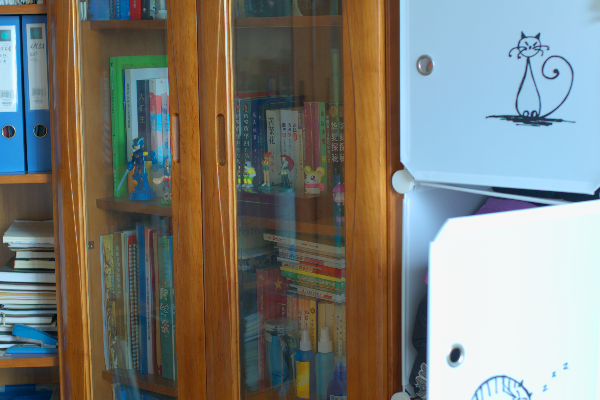
#> input picture eval15/high/1.png, 600 x 400 px
$ python -i enhancement.py   (imports and definitions only)
#> lines starting #> are read from the running program, lines starting #| are printed output that depends on the picture
### src/utils.py
from __future__ import annotations

from pathlib import Path
import shutil
import time
from typing import Sequence

import cv2
import matplotlib
import numpy as np

matplotlib.use("Agg")
import matplotlib.pyplot as plt  # noqa: E402

plt.rcParams["font.sans-serif"] = ["Microsoft YaHei", "SimHei", "DejaVu Sans"]
plt.rcParams["axes.unicode_minus"] = False


# [16 lines left out: functions ensure_dir, reset_dir, not called in this run]


def clip_image(image: np.ndarray) -> np.ndarray:
    return np.clip(image, 0.0, 1.0).astype(np.float32)
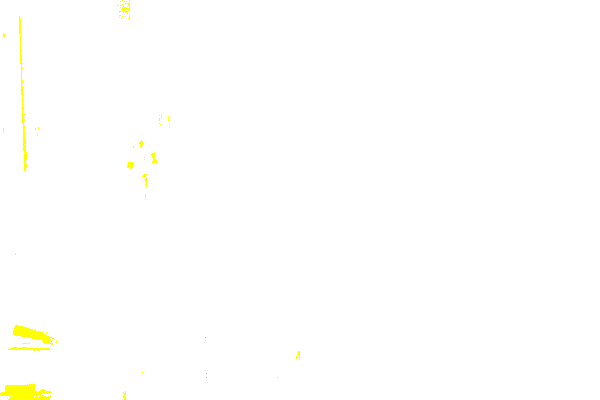
#> returned value: shape (400, 600, 3) float32; mean of channels 0, 1, 2 0.993, 1, 1; drawn as B, G, R


# [8 lines left out: function read_image, not called in this run]


def to_uint8(image: np.ndarray) -> np.ndarray:
    return np.round(clip_image(image) * 255.0).astype(np.uint8)


# [15 lines left out: functions write_image, rgb_to_gray, not called in this run]


def apply_to_channels(image: np.ndarray, func) -> np.ndarray:
    channels = [func(channel) for channel in cv2.split(image)]
    return clip_image(cv2.merge(channels))


# [57 lines left out: functions unsharp_mask, save_comparison_figure, not called in this run]

### src/methods/enhancement.py
from __future__ import annotations

import cv2
import numpy as np

from src.utils import clip_image, rgb_to_gray, to_uint8


def gamma_correction(image: np.ndarray, gamma: float = 0.65) -> np.ndarray:
    corrected = np.power(np.maximum(image, 1e-6), gamma)
    return clip_image(corrected)


def adaptive_gamma(image: np.ndarray, target_mean: float = 0.42) -> np.ndarray:
    gray = rgb_to_gray(image)
    brightness = float(np.mean(gray))
    if brightness >= target_mean:
        return image.copy()
    gamma = np.clip(np.log(target_mean) / np.log(max(brightness, 1e-3)), 0.45, 0.95)
    return gamma_correction(image, gamma=float(gamma))


def clahe_enhance(
    image: np.ndarray,
    clip_limit: float = 2.5,
    tile_grid_size: int = 8,
) -> np.ndarray:
    image_uint8 = to_uint8(image)
    lab = cv2.cvtColor(image_uint8, cv2.COLOR_RGB2LAB)
    clahe = cv2.createCLAHE(
        clipLimit=clip_limit,
        tileGridSize=(tile_grid_size, tile_grid_size),
    )
    lab[..., 0] = clahe.apply(lab[..., 0])
    enhanced = cv2.cvtColor(lab, cv2.COLOR_LAB2RGB)
    return enhanced.astype(np.float32) / 255.0


def single_scale_retinex(image: np.ndarray, sigma: float = 45.0) -> np.ndarray:
    image_uint8 = to_uint8(image)
    hsv = cv2.cvtColor(image_uint8, cv2.COLOR_RGB2HSV).astype(np.float32)
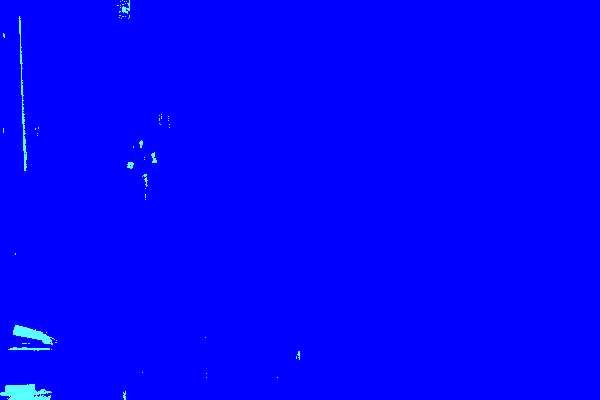
#> hsv: shape (400, 600, 3) float32; mean R, G, B 0.6, 1.7, 255.7
    value = hsv[..., 2] / 255.0
#> value: shape (400, 600) float32; every value is 1
    blurred = cv2.GaussianBlur(value, (0, 0), sigmaX=sigma, sigmaY=sigma)
#> blurred: shape (400, 600) float32; every value is 1
    retinex = np.log(value + 1e-3) - np.log(blurred + 1e-3)
#> retinex: shape (400, 600) float32; every value is -1.19e-07
    retinex = cv2.normalize(retinex, None, alpha=0.0, beta=1.0, norm_type=cv2.NORM_MINMAX)
#> retinex: shape (400, 600) float32; every value is 0
    hsv[..., 2] = np.clip(0.35 * value + 0.65 * retinex, 0.0, 1.0) * 255.0
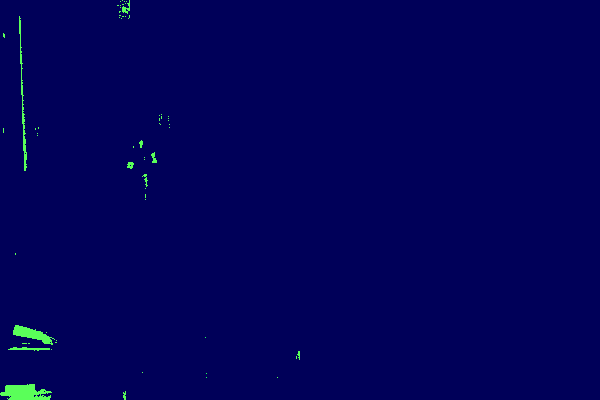
#> hsv: shape (400, 600, 3) float32; mean R, G, B 0.6, 1.7, 89.3
    restored = cv2.cvtColor(hsv.astype(np.uint8), cv2.COLOR_HSV2RGB)
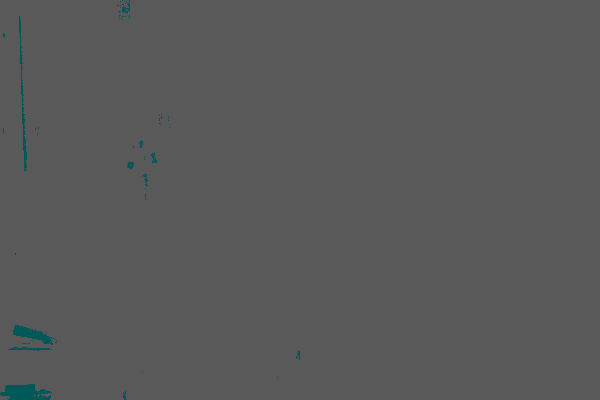
#> restored: shape (400, 600, 3); mean R, G, B 88.4, 89, 89
    return restored.astype(np.float32) / 255.0


def bilateral_denoise(
    image: np.ndarray,
    diameter: int = 7,
    sigma_color: float = 35.0,
    sigma_space: float = 35.0,
) -> np.ndarray:
#> called with diameter = 7, sigma_color = 30, sigma_space = 30
    image_uint8 = to_uint8(image)
    filtered = cv2.bilateralFilter(
        image_uint8,
        d=diameter,
        sigmaColor=sigma_color,
        sigmaSpace=sigma_space,
    )
    return filtered.astype(np.float32) / 255.0


def retinex_bilateral(image: np.ndarray) -> np.ndarray:
    retinex = single_scale_retinex(image, sigma=45.0)
    return bilateral_denoise(retinex, diameter=7, sigma_color=30.0, sigma_space=30.0)

>>> import cv2
>>> picture = cv2.cvtColor(cv2.imread('../../eval15/high/1.png'), cv2.COLOR_BGR2RGB)
>>> result = retinex_bilateral(picture)

$ run again, on eval15/high/146.png
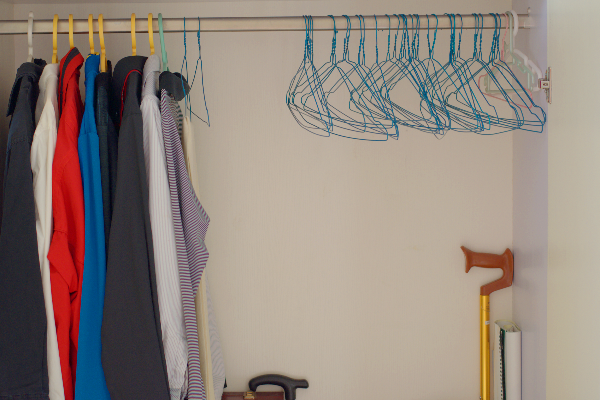
#> input picture eval15/high/146.png, 600 x 400 px
#> value: shape (400, 600) float32; every value is 1
#> blurred: shape (400, 600) float32; every value is 1
#> in single_scale_retinex, `hsv[..., 2] = np.clip(0.35 * value + 0.65 * retinex, 0.0, 1.0) * 255.0`:
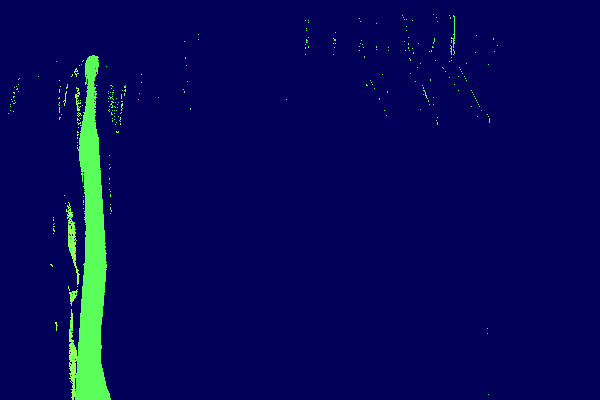
#> hsv: shape (400, 600, 3) float32; mean R, G, B 3.3, 8.7, 89.3
#> in single_scale_retinex, `return restored.astype(np.float32) / 255.0`:
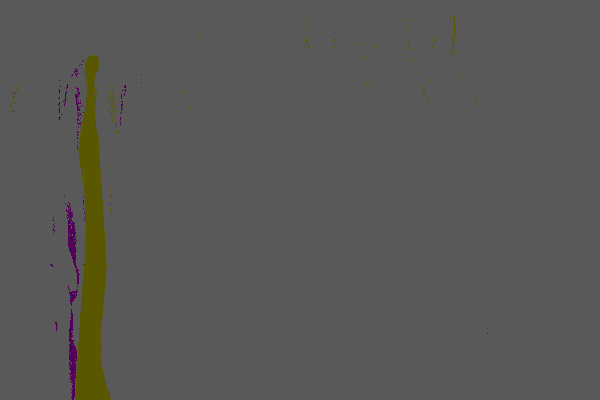
#> returned value: shape (400, 600, 3) float32; mean of channels 0, 1, 2 0.339, 0.347, 0.349; drawn as B, G, R
